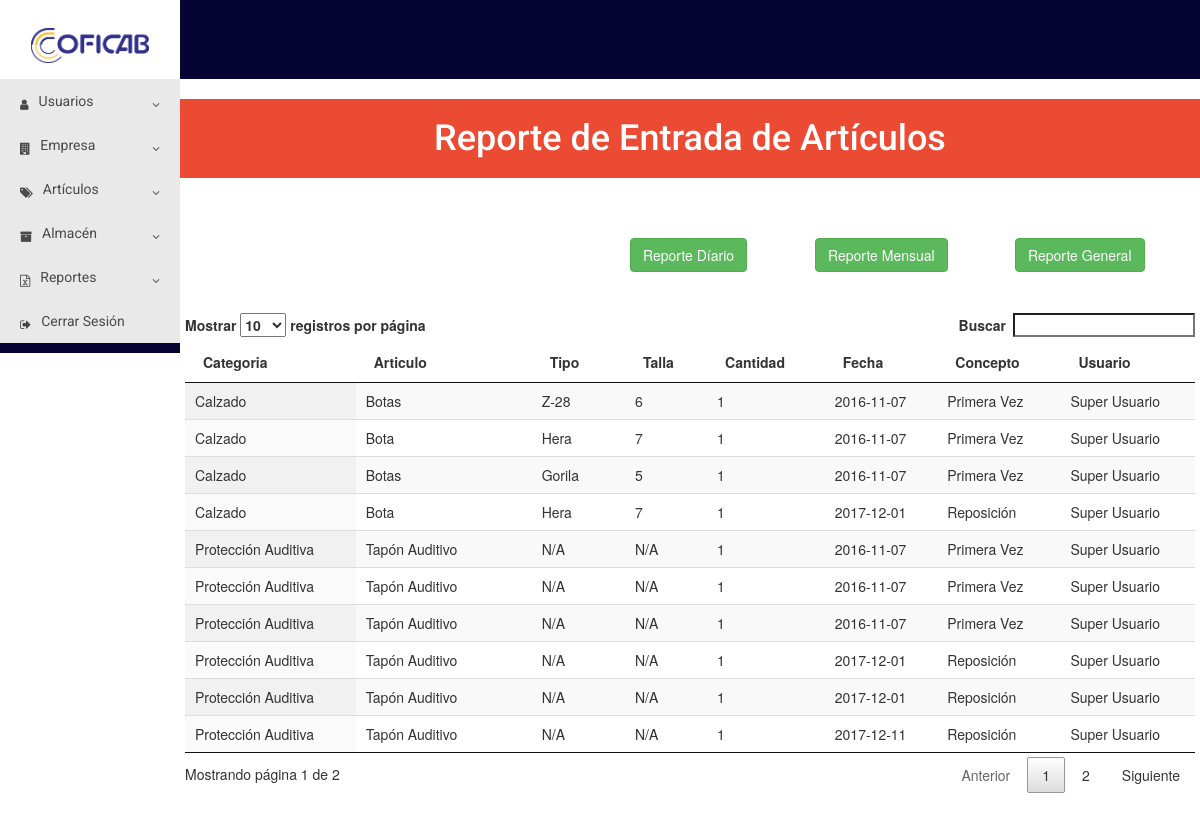
Page /vista/supuser/reportes/entregas_usuario.php (signed in) on the committed database.
### tables this page shows
CREATE TABLE `salida` (
  `id_salida` int(11) NOT NULL,
  `id_personal` int(11) NOT NULL,
  `id_categoria` int(11) NOT NULL,
  `id_articulo` int(11) NOT NULL,
  `cantidad` int(11) NOT NULL,
  `fecha_salida` date NOT NULL,
  `id_concepto` int(11) NOT NULL,
  `id_user` int(11) NOT NULL
);

CREATE TABLE `categoria` (
  `id_categoria` int(11) NOT NULL,
  `categoria` varchar(50) NOT NULL
);

CREATE TABLE `articulo` (
  `id_articulo` int(11) NOT NULL,
  `id_proveedor` int(11) NOT NULL,
  `id_categoria` int(11) NOT NULL,
  `articulo` varchar(100) NOT NULL,
  `tipo` varchar(100) NOT NULL,
  `talla` varchar(30) NOT NULL,
  `abreviacion` varchar(15) NOT NULL,
  `stock` int(11) NOT NULL,
  `id_usuario` int(11) NOT NULL
);

CREATE TABLE `concepto` (
  `id_concepto` int(11) NOT NULL,
  `id_tipo_concepto` int(11) NOT NULL,
  `concepto` varchar(50) NOT NULL
);

CREATE TABLE `usuarios` (
  `id_user` int(11) NOT NULL,
  `nom_user` varchar(30) NOT NULL,
  `user` varchar(20) NOT NULL,
  `pass` varchar(100) NOT NULL,
  `id_tipo_user` int(11) NOT NULL
);

### vista/supuser/reportes/entregas_usuario.php (the view, shortened to what this page needs)
<?php
	include("../../../modelo/conexion.php");
	$tabla="SELECT id_salida, categoria, articulo, tipo, talla, cantidad, fecha_salida, concepto, nom_user FROM salida, categoria, articulo, concepto, usuarios WHERE salida.id_categoria = categoria.id_categoria AND salida.id_articulo = articulo.id_articulo AND salida.id_concepto = concepto.id_concepto AND salida.id_user = usuarios.id_user";
	$resultado = $conexion->query($tabla);
?>
<!DOCTYPE html>
<html>
<head>
	<link href="https://maxcdn.bootstrapcdn.com/font-awesome/4.5.0/css/font-awesome.min.css" rel="stylesheet">
	<link rel="stylesheet" href="../../../css/menu.css">
	<link rel="stylesheet" href="https://maxcdn.bootstrapcdn.com/bootstrap/3.3.7/css/bootstrap.min.css">
  	<link rel="stylesheet" href="../../../css/bootstrap-datepicker.css">
  	<link rel="stylesheet" href="../../../css/jquery.dataTables.min.css">
</head>
<body>
	<div class="contenedor">
	<nav class="bar-horizon">
		<div class="usuario">
      	</div>
		<div class="logocoficab">
			<a href="../menu.php"><img src="../../../img/coficab.png" alt="20px"></a>
		</div>
	</nav>
		<div class="contenedor-menu">
			<ul class="menu">
				<li><a href=""><i class="icono izquierda fa fa-user" aria-hidden="true"></i>Usuarios<i class="icono derecha fa fa-angle-down" aria-hidden="true"></i></a>
				</li>
				<li><a href=""><i class="icono izquierda fa fa-building" aria-hidden="true"></i>Empresa<i class="icono derecha fa fa-angle-down" aria-hidden="true"></i></a>
				</li>
				<li><a href=""><i class="icono izquierda fa fa-tags" aria-hidden="true"></i>Artículos<i class="icono derecha fa fa-angle-down" aria-hidden="true"></i></a>
				</li>
				<li><a href=""><i class="icono izquierda fa fa-archive" aria-hidden="true"></i>Almacén<i class="icono derecha fa fa-angle-down" aria-hidden="true"></i></a>
				</li>
				<li><a href=""><i class="icono izquierda fa fa-file-excel-o" aria-hidden="true"></i>Reportes<i class="icono derecha fa fa-angle-down" aria-hidden="true"></i></a>
				</li>
				<li><a href="../../../cerrarsesion.php"><i class="icono izquierda fa fa-sign-out" aria-hidden="true"></i>Cerrar Sesión</a></li>
			</ul>
		</div>
		<div class="contenido">
			<header>
				<h1>Reporte de Entrada de Artículos</h1>
			</header>
			<section class="main">
			<div class="botones">
				<div id="izquierda">
					<form action="../../../controlador/supuser/reportes/entregas_usuario/entregas_usuario_general.php" method="post" id="insert_form" accept-charset="utf-8">
						<input type="submit" name="reporte_general" id="insert" value="Reporte General" class="btn btn-success">
					</form>
				</div>
				<div id="centrado">
					<a class='btn btn-success' value="registrar" data-toggle="modal" href="#Reporte_Mensual">Reporte Mensual </a>
				</div>
				<div id="derecha">
					<a class='btn btn-success' value="reporte" data-toggle="modal" href="#Reporte_Diario">Reporte Díario </a>
				</div>
			</div><br>
	<div class="row table-responsive">
		<table class="display" id="mitabla">
			<thead>
				<tr>
					<th>Categoria</th>
					<th>Articulo</th>
					<th>Tipo</th>
					<th>Talla</th>
					<th>Cantidad</th>
					<th>Fecha</th>
					<th>Concepto</th>
					<th>Usuario</th>
				</tr>
			</thead>
			<tbody>
				<?php
					while($row= $resultado->fetch_assoc()){
					?>
					<tr>
						<td><?php echo $row['categoria']; ?></td>
						<td><?php echo $row['articulo']; ?></td>
						<td><?php echo $row['tipo']; ?></td>
						<td><?php echo $row['talla']; ?></td>
						<td><?php echo $row['cantidad']; ?></td>
						<td><?php echo $row['fecha_salida']; ?></td>
						<td><?php echo $row['concepto']; ?></td>
						<td><?php echo $row['nom_user']; ?></td>
					</tr>
					<?php
					}
				?>
			</tbody>
		</table>
	</div>
</body>
</html>

### css/menu.css (style rules this page uses)
* { margin: 0; padding: 0; -webkit-box-sizing: border-box; -moz-box-sizing: border-box; box-sizing: border-box; }
html { width: 100%; max-width: 100%; }
body { background: #0b2027; font-family: 'Roboto', sans-serif; line-height: 18px; width: 100%; max-width: 100%; height: 100%; max-height: 100%; }
.contenedor { background: #fff; width: 100%; max-width: 100%; height: 100%; max-height: 100%; margin: 0 auto; overflow: hidden; }
.bar-horizon { background: #050432; width: 100%; max-width: 100%; height: 10%; max-height: 100%; }
.usuario { background: #fff; width: 15%; padding: .5%; }
.logocoficab { background: #fff; width: 15%; padding: .5%; }
.logocoficab img { margin:10px auto; display:block; width: 70%; align-content: center; position: relative; }
.contenedor-menu { background: #050432; width: 15%; max-width: 100%; height: 100%; max-height: 100%; margin: 0; float: left; box-sizing: border-box; display: inline-block; font-family: 'Roboto', sans-serif; line-height: 10px; }
a { text-decoration: none; color: #fff; }
.contenedor-menu .menu { list-style: none; }
.contenedor-menu .menu a { color: #494949; display: block; padding: 17px 20px; background: #e9e9e9; }
.contenedor-menu .menu .icono { font-size: 12px; line-height: 18px; }
.contenedor-menu .menu .icono.izquierda { float: left; margin-right: 10px; }
.contenedor-menu .menu .icono.derecha { float: right; margin-left: 10px; }
header { background: #EB4A33; margin: 20px 0; }
header h1 { color: #fff; font-family: 'Roboto', sans-serif; padding: 20px 0; text-align: center; }
.botones { margin: auto; margin: 20px 0; height: 35px; }
div#izquierda { width: 165px; height: 35px; float: right; }
div#centrado { width: 200px; height: 35px; float: right; }
div#derecha { width: 185px; height: 35px; float: right; }
.main { width: 85%; padding: 20px; box-sizing: border-box; float: left; }

### rows in the picture
salida: id_categoria.categoria "Protección Auditiva", id_articulo.articulo "Tapón Auditivo", id_articulo.tipo "N/A", id_articulo.talla "N/A", cantidad "1", fecha_salida "2016-11-07", id_concepto.concepto "Primera Vez", id_user.nom_user "Super Usuario"
salida: id_categoria.categoria "Protección Auditiva", id_articulo.articulo "Tapón Auditivo", id_articulo.tipo "N/A", id_articulo.talla "N/A", cantidad "1", fecha_salida "2016-11-07", id_concepto.concepto "Primera Vez", id_user.nom_user "Super Usuario"
salida: id_categoria.categoria "Calzado", id_articulo.articulo "Botas", id_articulo.tipo "Z-28", id_articulo.talla "6", cantidad "1", fecha_salida "2016-11-07", id_concepto.concepto "Primera Vez", id_user.nom_user "Super Usuario"
salida: id_categoria.categoria "Protección Auditiva", id_articulo.articulo "Tapón Auditivo", id_articulo.tipo "N/A", id_articulo.talla "N/A", cantidad "1", fecha_salida "2016-11-07", id_concepto.concepto "Primera Vez", id_user.nom_user "Super Usuario"
salida: id_categoria.categoria "Calzado", id_articulo.articulo "Bota", id_articulo.tipo "Hera", id_articulo.talla "7", cantidad "1", fecha_salida "2016-11-07", id_concepto.concepto "Primera Vez", id_user.nom_user "Super Usuario"
salida: id_categoria.categoria "Calzado", id_articulo.articulo "Botas", id_articulo.tipo "Gorila", id_articulo.talla "5", cantidad "1", fecha_salida "2016-11-07", id_concepto.concepto "Primera Vez", id_user.nom_user "Super Usuario"
salida: id_categoria.categoria "Protección Auditiva", id_articulo.articulo "Tapón Auditivo", id_articulo.tipo "N/A", id_articulo.talla "N/A", cantidad "1", fecha_salida "2017-12-01", id_concepto.concepto "Reposición", id_user.nom_user "Super Usuario"
salida: id_categoria.categoria "Protección Auditiva", id_articulo.articulo "Tapón Auditivo", id_articulo.tipo "N/A", id_articulo.talla "N/A", cantidad "1", fecha_salida "2017-12-01", id_concepto.concepto "Reposición", id_user.nom_user "Super Usuario"
salida: id_categoria.categoria "Calzado", id_articulo.articulo "Bota", id_articulo.tipo "Hera", id_articulo.talla "7", cantidad "1", fecha_salida "2017-12-01", id_concepto.concepto "Reposición", id_user.nom_user "Super Usuario"
salida: id_categoria.categoria "Protección Auditiva", id_articulo.articulo "Tapón Auditivo", id_articulo.tipo "N/A", id_articulo.talla "N/A", cantidad "1", fecha_salida "2017-12-11", id_concepto.concepto "Reposición", id_user.nom_user "Super Usuario"
